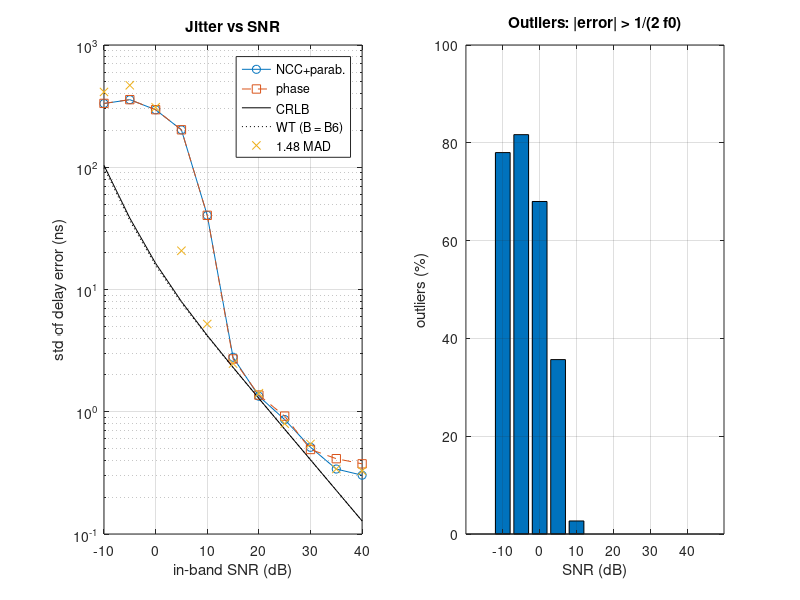

The MATLAB source for this figure:
%% m11_jitter_vs_crlb.m
% Purpose : Monte Carlo jitter of two delay estimators versus SNR, compared
%           with the Cramer-Rao bound (Carter coherence integral for this
%           spectrum) and the Walker-Trahey closed form; outlier fraction
%           shows the threshold effect (jumps to a side peak 1/f0 away).
% Change  : W (kernel length), B6 (bandwidth), rho (speckle correlation),
%           nTrial. A shorter kernel or narrower band moves the knee to
%           higher SNR; rho < 1 adds a high-SNR floor.
% Expect  : f0 = 5 MHz, B6 = 0.6, T = 2 us, rho = 1. From 15 to 30 dB both
%           estimators sit within about 1.3x of the Carter CRLB (0.41 ns
%           at 30 dB). At 10 dB a few % of trials hop to a side peak and the
%           std is about 10x the bound; at 5 dB about a third hop. Above
%           35 dB a floor near 0.3 ns appears (parabolic bias plus window-
%           edge decorrelation). For this Gaussian spectrum the Carter
%           integral and the WT closed form evaluated at B = B6 agree to
%           within 5 %.
rng(1);

%% Parameters
f0 = 5e6;  fs = 40e6;  B6 = 0.6;      % centre frequency, sampling rate (Hz), -6 dB fractional BW
N  = 512;  n0 = 200;   W = 80;        % record, kernel start (1-based), kernel length (samples)
K  = 24;                               % search range +-K lags
rho = 1;                               % speckle correlation between the records
snrdB  = -10:5:40;                     % SNR inside the -6 dB band (dB)
nTrial = 300;                          % trials per SNR
T = W / fs;                            % kernel duration (s)

%% Spectrum (one-sided analytic construction gives RF and IQ together)
f  = (0:N-1)' * fs / N;  pos = (f > 0) & (f < fs/2);   % positive-frequency bins
sf = B6 * f0 / 2 / sqrt(2*log(2));                       % spectral std of the amplitude response (Hz)
H  = exp(-(f - f0).^2 / (2*sf^2)) .* pos;                % amplitude response, positive bins only
Hn = H / sqrt(sum(H.^2) / N^2 * 2);                      % scale so the real part has unit power
nb = sum(pos & abs(f - f0) <= B6*f0/2);                  % bins inside the -6 dB band
fitPar = @(Rm, R0, Rp) 0.5 * (Rm - Rp) ./ (Rm - 2*R0 + Rp);
idxW = (n0:n0+W-1)';  lags = -K:K;
Yidx = bsxfun(@plus, idxW, lags);                        % W x (2K+1) window indices

sdPar = zeros(size(snrdB)); sdPha = sdPar; outFrac = sdPar; madPar = sdPar;
for is = 1:numel(snrdB)
    snr = 10^(snrdB(is)/10);
    sn  = sqrt(N^2 / (2 * nb * snr));                    % noise std per positive bin: in-band real-part noise power = 1/snr
    ePar = zeros(nTrial, 1); ePha = ePar;
    for t = 1:nTrial
        d  = rand;                                       % true shift, uniform in [0,1) samples
        S  = (randn(N,1) + 1j*randn(N,1)) / sqrt(2) .* Hn;
        U  = (randn(N,1) + 1j*randn(N,1)) / sqrt(2) .* Hn;
        Sy = (rho*S + sqrt(1 - rho^2)*U) .* exp(-1j*2*pi*f*d/fs);
        n1 = (randn(N,1) + 1j*randn(N,1)) / sqrt(2) * sn .* pos;
        n2 = (randn(N,1) + 1j*randn(N,1)) / sqrt(2) * sn .* pos;
        xa = ifft(2 * (S  + n1));  ya = ifft(2 * (Sy + n2));   % analytic signals; RF = real part
        x  = real(xa);  y = real(ya);
        xw = x(idxW);  Yw = y(Yidx);
        R  = (xw' * Yw) ./ sqrt(sum(xw.^2) * sum(Yw.^2, 1));   % NCC at all lags
        [~, im] = max(R(2:end-1));  im = im + 1;  k0 = lags(im);
        ePar(t) = k0 + fitPar(R(im-1), R(im), R(im+1)) - d;
        Cc = sum(ya(idxW + k0) .* conj(xa(idxW)));              % complex correlation at k0
        ePha(t) = k0 - angle(Cc) * fs / (2*pi*f0) - d;
    end
    ePar = ePar / fs;  ePha = ePha / fs;                  % seconds
    sdPar(is) = std(ePar);  sdPha(is) = std(ePha);
    madPar(is) = 1.4826 * median(abs(ePar - median(ePar)));
    outFrac(is) = mean(abs(ePar) > 0.5 / f0);
end

%% Bounds
% Carter CRLB: var >= [2T int (2 pi f)^2 g^2/(1-g^2) df]^-1, g = rho*S(f)/(S(f)+N0)
fg = linspace(1, fs/2, 4000);  dfg = fg(2) - fg(1);
Sg = exp(-(fg - f0).^2 / sf^2);  Sg = Sg / (sum(Sg) * dfg);     % unit-power signal PSD (one-sided)
crlb = zeros(size(snrdB)); wtb = crlb;
for is = 1:numel(snrdB)
    snr = 10^(snrdB(is)/10);  N0 = 1 / (snr * B6 * f0);         % white noise PSD: in-band noise power = 1/snr
    g = rho * Sg ./ (Sg + N0);
    crlb(is) = 1 / sqrt(2 * T * sum((2*pi*fg).^2 .* g.^2 ./ (1 - g.^2 + eps)) * dfg);
    wtb(is) = sqrt(3 / (2 * f0^3 * pi^2 * T * (B6^3 + 12*B6)) * ((1 + 1/snr)^2 / rho^2 - 1));
end

%% Print
fprintf('f0 = %.1f MHz, B6 = %.0f %%, T = %.2f us (%d smp), rho = %.3f, %d trials/SNR\n', f0/1e6, 100*B6, T*1e6, W, rho, nTrial);
fprintf(' SNR(dB)  sd_par(ns)  sd_phase(ns)  CRLB(ns)  WT(ns)  sd_par/CRLB  outliers\n');
for is = 1:numel(snrdB)
    fprintf('  %4d   %9.3f   %10.3f   %8.3f  %6.3f   %8.2f    %5.1f %%\n', snrdB(is), sdPar(is)*1e9, sdPha(is)*1e9, ...
        crlb(is)*1e9, wtb(is)*1e9, sdPar(is)/crlb(is), 100*outFrac(is));
end
fprintf('uniform over +-K lags would give sd = %.1f ns\n', 2*K/fs/sqrt(12)*1e9);

%% Figure
figure;
subplot(1, 2, 1);
semilogy(snrdB, sdPar*1e9, 'o-', snrdB, sdPha*1e9, 's--', snrdB, crlb*1e9, 'k-', snrdB, wtb*1e9, 'k:', snrdB, madPar*1e9, 'x');
xlabel('in-band SNR (dB)'); ylabel('std of delay error (ns)'); grid on;
legend('NCC+parab.', 'phase', 'CRLB', 'WT (B = B6)', '1.48 MAD', 'Location', 'northeast');
title('Jitter vs SNR');
subplot(1, 2, 2);
bar(snrdB, 100*outFrac); set(gca, 'XTick', -10:10:40); xlabel('SNR (dB)'); ylabel('outliers (%)'); grid on;
title('Outliers: |error| > 1/(2 f0)');
